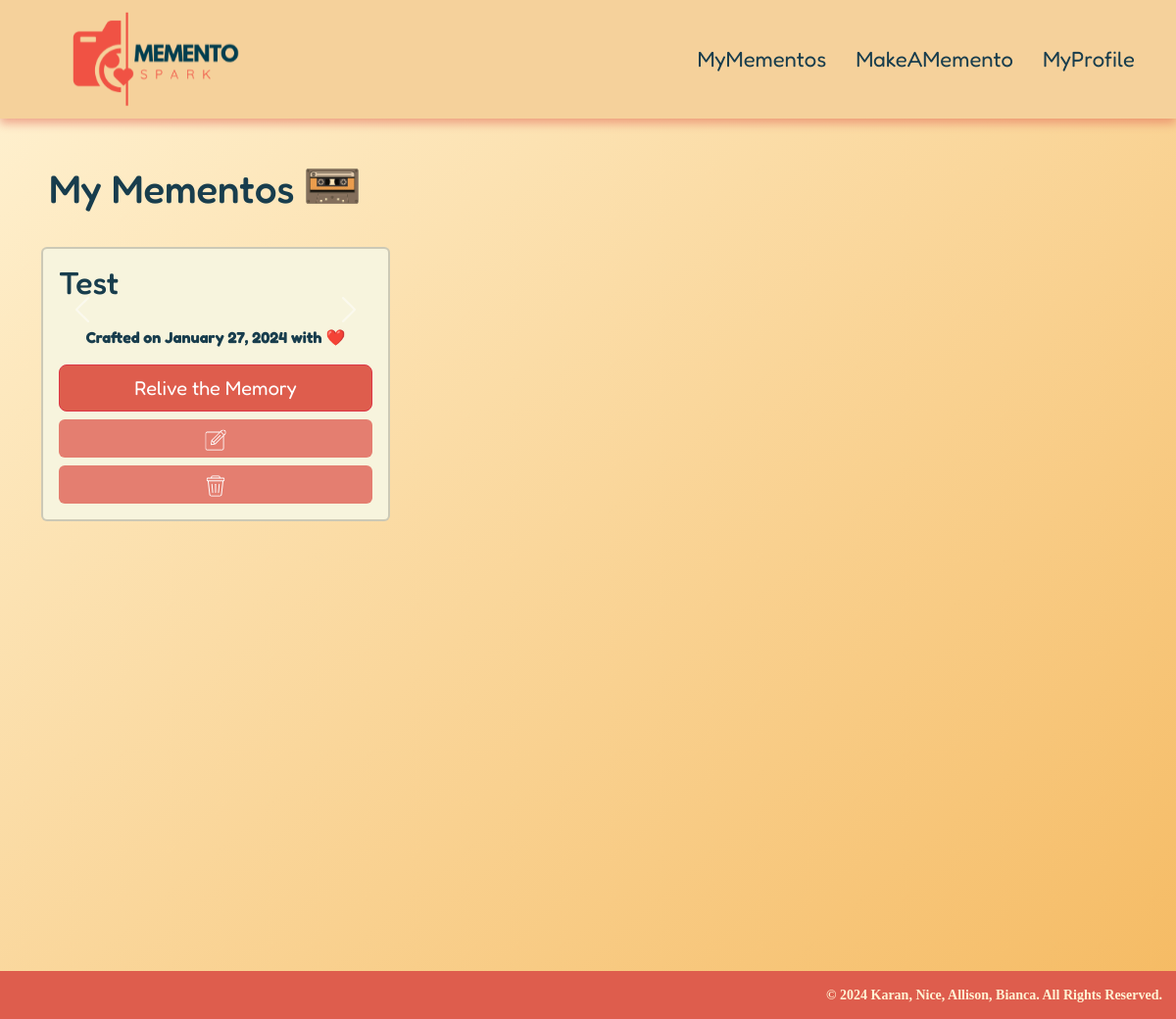
The app's page / (signed in), older data.
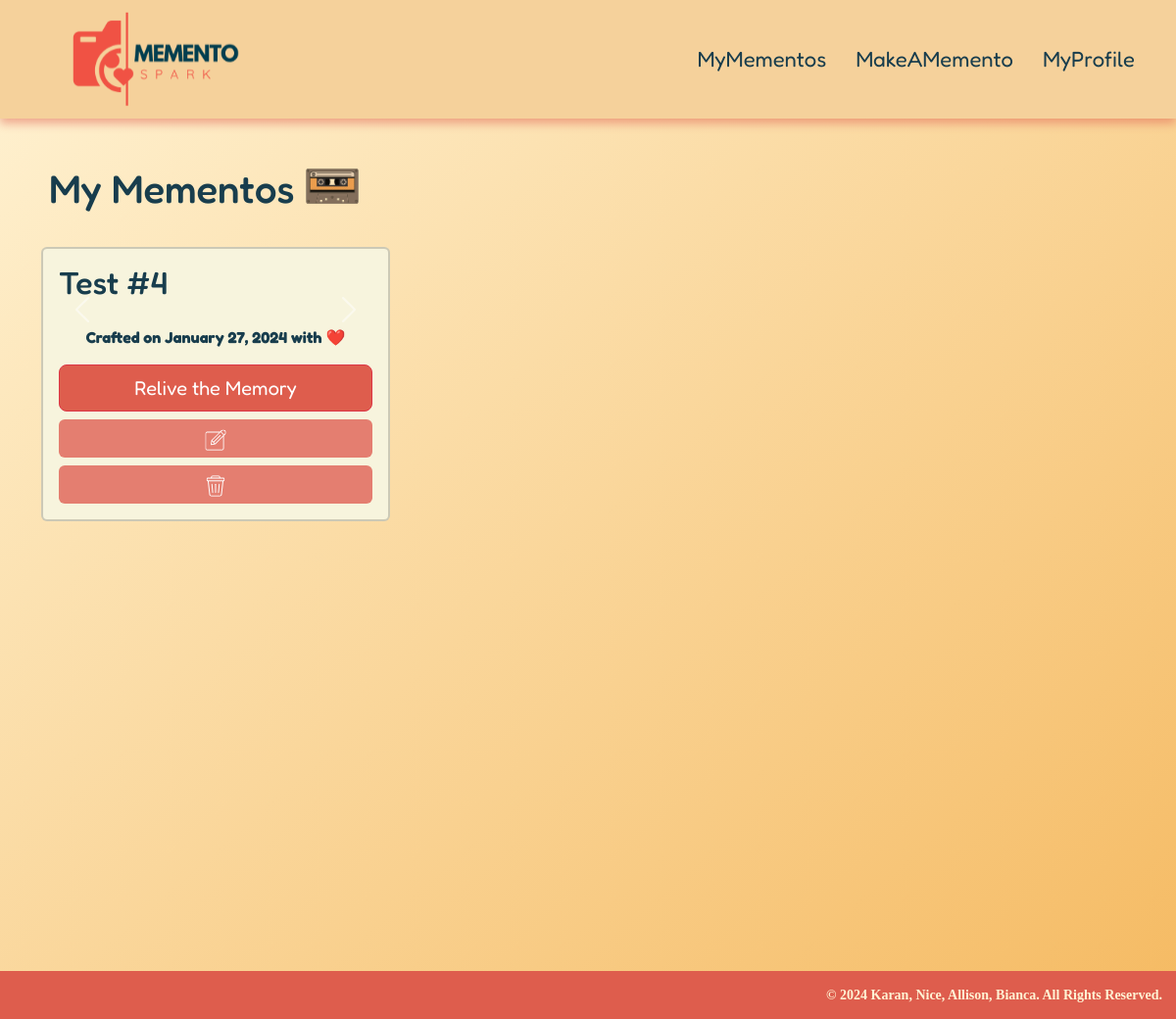
The same page, newer data.
### mymemento_app/models.py (models this page shows, shortened)
class Memento(models.Model):
    user = models.ForeignKey(User, on_delete=models.CASCADE) # A field for creating a one-to-many relationship with another model
    published_date = models.DateField(auto_now_add=True) # A field for storing a date value
    title = models.CharField(max_length=75)
    text = models.TextField(max_length=250)
    img1 = models.ImageField(upload_to='static/mementos_files/images', blank=True, default='')
    img2 = models.ImageField(upload_to='static/mementos_files/images', blank=True, default='')
    img3 = models.ImageField(upload_to='static/mementos_files/images', blank=True, default='')
    audio = models.FileField(upload_to='static/mementos_files/audios', default='') # A field for storing an audio

### mymemento_app/views.py (the view)
# urls.py: path('', views.index, name="index"),
@login_required
def index(request):
    mementos = Memento.objects.filter(user=request.user)
    return render(request, 'index.html', { "mementos": mementos })

### templates/index.html (shortened to what this page needs)
{% extends 'base.html' %}
{% load static %}
{% block content %}
<section class="home">
    <div class="container">
        <div class="row">
            {% if mementos %}
                <div class="d-flex">
                    <h1 class="mb-4 p-2">My Mementos</h1>
                    <img src="/static/img/cassette.svg/" style="padding: 0; height: 60px; object-fit: cover;">
                </div>
                {% for memento in mementos %}
                <div class="col-9 col-md-4 my-1 mb-4">
                    <div class="card custom-card card-body">
                        {% if memento.title|length > 24 %}
                            <h1 class="title-font">{{ memento.title|slice:":24" }}...</h1>
                        {% else %}
                            <h1 class="title-font">{{ memento.title }}</h1>
                        {% endif %}
                        <div id="imageSlider{{ memento.id }}" class="carousel slide" data-bs-ride="carousel">
                            <button class="carousel-control-prev" type="button" data-bs-target="#imageSlider{{ memento.id }}" data-bs-slide="prev">
                                <span class="carousel-control-prev-icon" aria-hidden="true"></span>
                            </button>
                            <button class="carousel-control-next" type="button" data-bs-target="#imageSlider{{ memento.id }}" data-bs-slide="next">
                                <span class="carousel-control-next-icon" aria-hidden="true"></span>
                            </button>
                        </div>
                        <p class="text-center my-3"><strong>Crafted on {{ memento.published_date|date:"F j, Y" }} with ❤️ </strong></p>
                        <a href="{% url 'memento' id=memento.id %}" class="btn-danger btn btn-lg mb-2">Relive the Memory</a>
                        <button type="button" class="btn btn-danger-2 mb-2" data-bs-toggle="modal" data-bs-target="#editModal{{ memento.id }}">
                            <img src="{% static 'img/editicon.svg' %}" alt="Edit" style="width: 22px;">
                        </button>
                        <button type="button" class="btn btn-danger-2" data-bs-toggle="modal" data-bs-target="#deleteModal{{ memento.id }}">
                            <img src="{% static 'img/trashicon.svg' %}" alt="Delete" style="width: 22px;">
                        </button>
                    </div>
                    </div>
                {% endfor %}
            {% else  %}
                <h1 class="p-2">You Have No Mementos 😭</h1>
                <a href="/add-memento/" class="btn-danger btn btn-lg d-inline-block w-auto p-2">Craft Now!!</a>
            {% endif %}
        </div>
    </div>
</section>
{% endblock content %}

Row changes from the older to the newer data that the page shows:
removed Memento: title "Test", published_date "January 27, 2024"
added Memento: title "Test #4", published_date "January 27, 2024"
